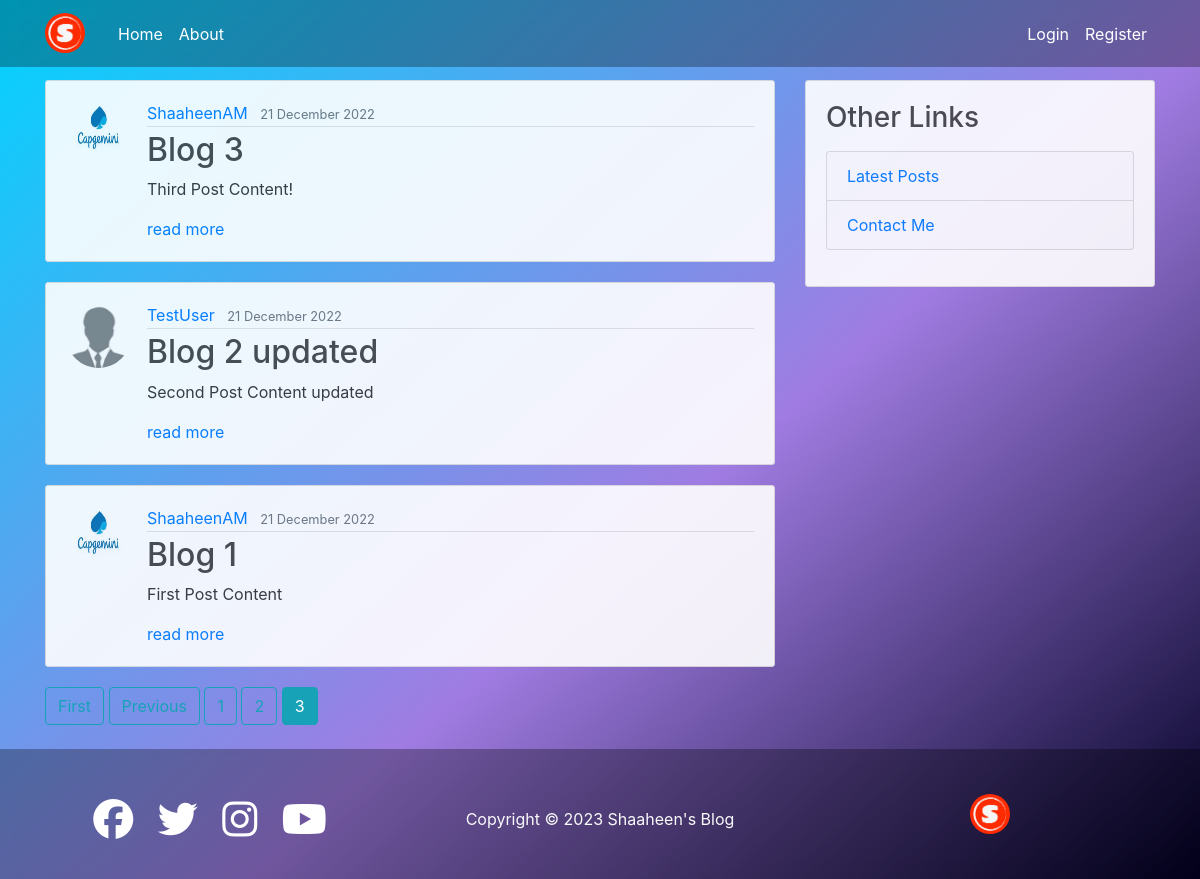
/?page=3, run on the app's committed database.
### blog/models.py (models this page shows, shortened)
class Post(models.Model):
    title = models.CharField(max_length=100)
    content = models.TextField()
    date_posted = models.DateTimeField(default=timezone.now)
    author = models.ForeignKey(User, on_delete=models.CASCADE)#if user is deleted, their post is also deleted

### users/models.py (models this page shows, shortened)
class Profile(models.Model):
    user = models.OneToOneField(User, on_delete=models.CASCADE)
    image = models.ImageField(default='default.jpg', upload_to='profile_pics')

### blog/views.py (the view)
# urls.py: path('', PostListView.as_view(), name='blog-home'),#name is actually getting used in appropriate place of base html href links
class PostListView(ListView):
    model = Post
    template_name = 'blog/home.html' # <app>/<model>_<viewtype>.html
    context_object_name = 'posts'
    ordering = ['-date_posted']
    paginate_by = 5

### blog/templates/blog/home.html (shortened to what this page needs)
{% extends "blog/base.html" %}
{% block content %}
    {% for post in posts %}
    <article class="media content-section">
        <img class="rounded-circle article-img" src="{{ post.author.profile.image.url }}">
        <div class="media-body">
          <div class="article-metadata">
            <a class="mr-2" href="{% url 'user-posts' post.author.username %}">{{ post.author }}</a>
            <small class="text-muted">{{ post.date_posted|date:"d F Y" }}</small>
          </div>
          <h2><a class="article-title" href="{% url 'post-detail' post.id %}">{{ post.title }}</a></h2>
          <p class="article-content">{{ post.content|truncatewords:"50" }}</p>
          <a href="{% url 'post-detail' post.id %}">read more</a>
        </div>
      </article>
    {% endfor %}
    {% if is_paginated %}
      {% if page_obj.has_previous %}
        <a class="btn btn-outline-info mb-4" href="?page=1">First</a>
        <a class="btn btn-outline-info mb-4" href="?page={{ page_obj.previous_page_number }}">Previous</a>
      {% endif %}
      {% for num in page_obj.paginator.page_range %}
        {% if page_obj.number  == num %}
          <a class="btn btn-info mb-4" href="?page={{ num }}">{{ num }}</a>
        {% elif num > page_obj.number|add:'-3' and num < page_obj.number|add:'3' %}
        <a class="btn btn-outline-info mb-4" href="?page={{ num }}">{{ num }}</a>
        {% endif %}
      {% endfor %}
    {% endif %}
{% endblock content %}

### blog/static/blog/main.css (style rules this page uses)
html { min-height: calc(100vh - 100px); }
body { background: rgb(2,0,36); background: linear-gradient(319deg, rgba(2,0,36,1) 0%, rgba(160,124,226,1) 43%, rgba(0,212,255,1) 100%) no-repeat ; background-size: cover; color: #333333; margin-top: 5rem; background-attachment: fixed; }
h1, h2, h3, h4, h5, h6 { color: #444444; }
.content-section { background: #ffffff; padding: 20px 20px; border: 1px solid #dddddd; border-radius: 3px; margin-bottom: 20px; opacity: 0.9; }
.article-title { color: #444444; }
.article-content { white-space: pre-line; }
.article-img { height: 65px; width: 65px; margin-right: 16px; }
.article-metadata { padding-bottom: 1px; margin-bottom: 4px; border-bottom: 1px solid #e3e3e3 }

### data on the page
Post: author.profile.image (picture), author "ShaaheenAM", date_posted "21 December 2022", title "Blog 3", content "Third Post Content!"
Post: author.profile.image (placeholder picture), author "TestUser", date_posted "21 December 2022", title "Blog 2 updated", content "Second Post Content updated"
Post: author.profile.image (picture), author "ShaaheenAM", date_posted "21 December 2022", title "Blog 1", content "First Post Content"

### other printed values
{{ num }} "1" "2"
{{ num }} "3"
